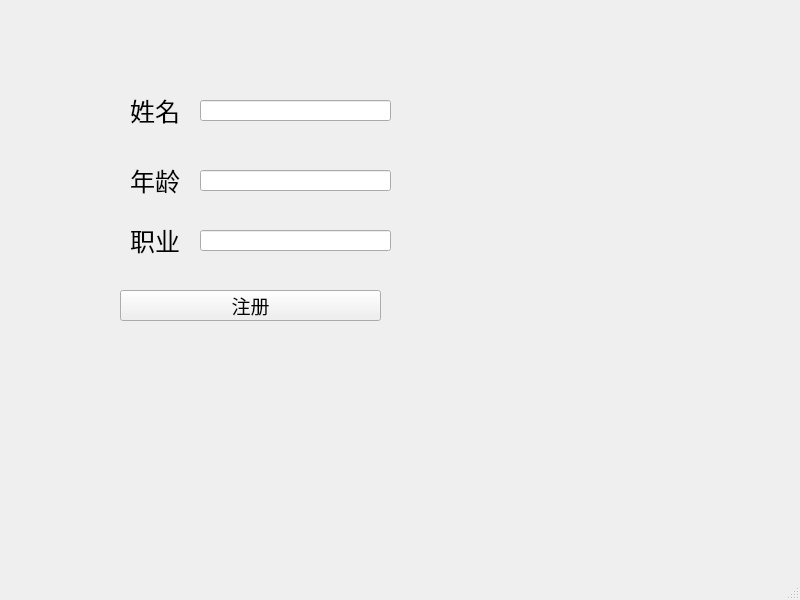
<?xml version="1.0" encoding="UTF-8"?>
<ui version="4.0">
 <class>MainWindow</class>
 <widget class="QMainWindow" name="MainWindow">
  <property name="geometry">
   <rect>
    <x>0</x>
    <y>0</y>
    <width>800</width>
    <height>600</height>
   </rect>
  </property>
  <property name="windowTitle">
   <string>MainWindow</string>
  </property>
  <widget class="QWidget" name="centralwidget">
   <widget class="QLabel" name="label">
    <property name="geometry">
     <rect>
      <x>130</x>
      <y>80</y>
      <width>61</width>
      <height>61</height>
     </rect>
    </property>
    <property name="font">
     <font>
      <pointsize>19</pointsize>
     </font>
    </property>
    <property name="text">
     <string>姓名</string>
    </property>
   </widget>
   <widget class="QLineEdit" name="lineEditName">
    <property name="geometry">
     <rect>
      <x>200</x>
      <y>100</y>
      <width>191</width>
      <height>21</height>
     </rect>
    </property>
   </widget>
   <widget class="QLabel" name="label_2">
    <property name="geometry">
     <rect>
      <x>130</x>
      <y>150</y>
      <width>61</width>
      <height>61</height>
     </rect>
    </property>
    <property name="font">
     <font>
      <pointsize>19</pointsize>
     </font>
    </property>
    <property name="text">
     <string>年龄</string>
    </property>
   </widget>
   <widget class="QLineEdit" name="lineEditAge">
    <property name="geometry">
     <rect>
      <x>200</x>
      <y>170</y>
      <width>191</width>
      <height>21</height>
     </rect>
    </property>
    <property name="text">
     <string/>
    </property>
   </widget>
   <widget class="QLabel" name="label_3">
    <property name="geometry">
     <rect>
      <x>130</x>
      <y>210</y>
      <width>61</width>
      <height>61</height>
     </rect>
    </property>
    <property name="font">
     <font>
      <pointsize>19</pointsize>
     </font>
    </property>
    <property name="text">
     <string>职业</string>
    </property>
   </widget>
   <widget class="QLineEdit" name="lineEditJob">
    <property name="geometry">
     <rect>
      <x>200</x>
      <y>230</y>
      <width>191</width>
      <height>21</height>
     </rect>
    </property>
    <property name="text">
     <string/>
    </property>
   </widget>
   <widget class="QPushButton" name="pushButton">
    <property name="geometry">
     <rect>
      <x>120</x>
      <y>290</y>
      <width>261</width>
      <height>31</height>
     </rect>
    </property>
    <property name="font">
     <font>
      <pointsize>14</pointsize>
     </font>
    </property>
    <property name="text">
     <string>注册</string>
    </property>
   </widget>
  </widget>
  <widget class="QMenuBar" name="menubar">
   <property name="geometry">
    <rect>
     <x>0</x>
     <y>0</y>
     <width>800</width>
     <height>21</height>
    </rect>
   </property>
  </widget>
  <widget class="QStatusBar" name="statusbar"/>
 </widget>
 <resources/>
 <connections/>
</ui>
